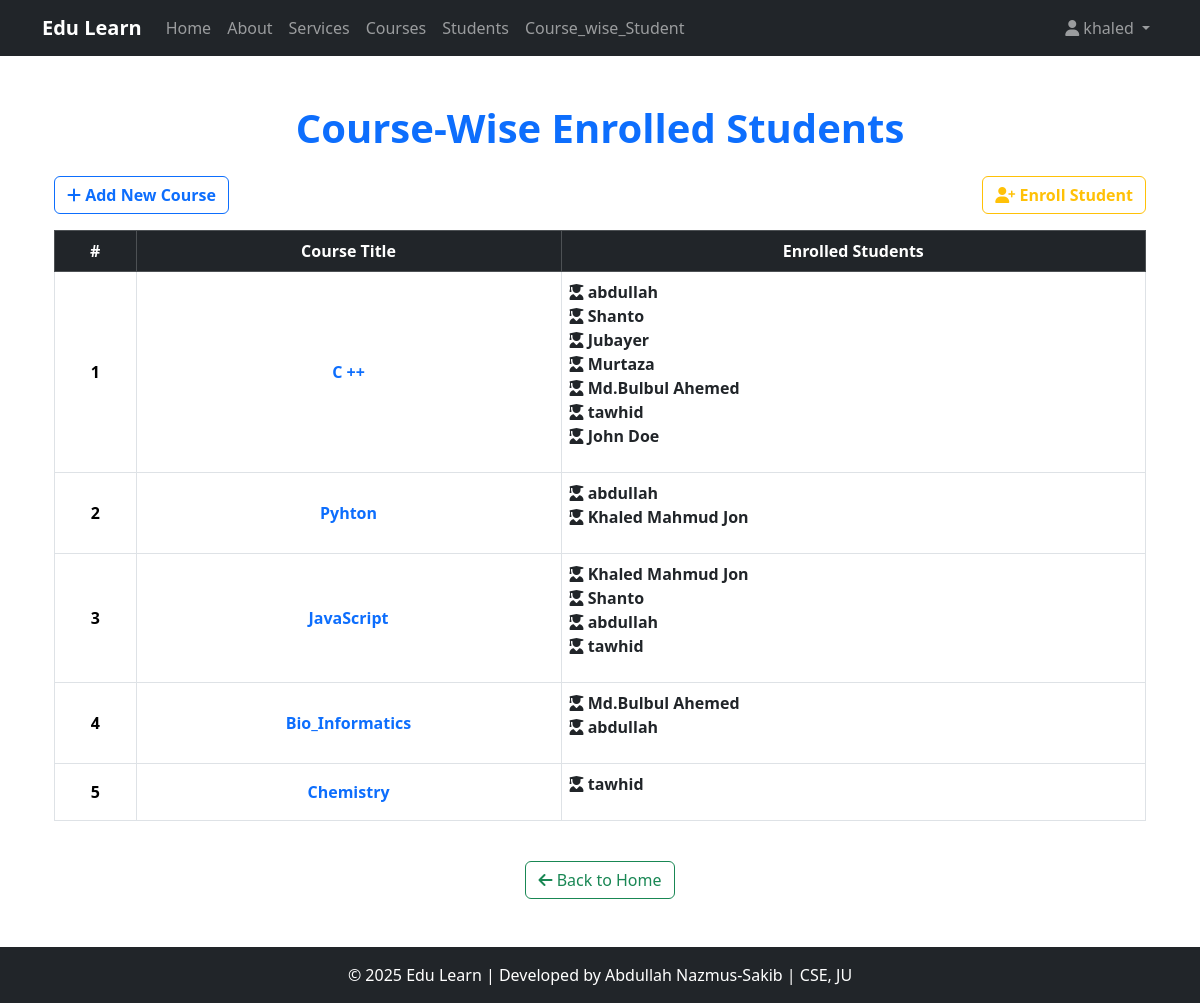
/Course_wise_Student/ (signed in), run on an earlier commit of the app's database.
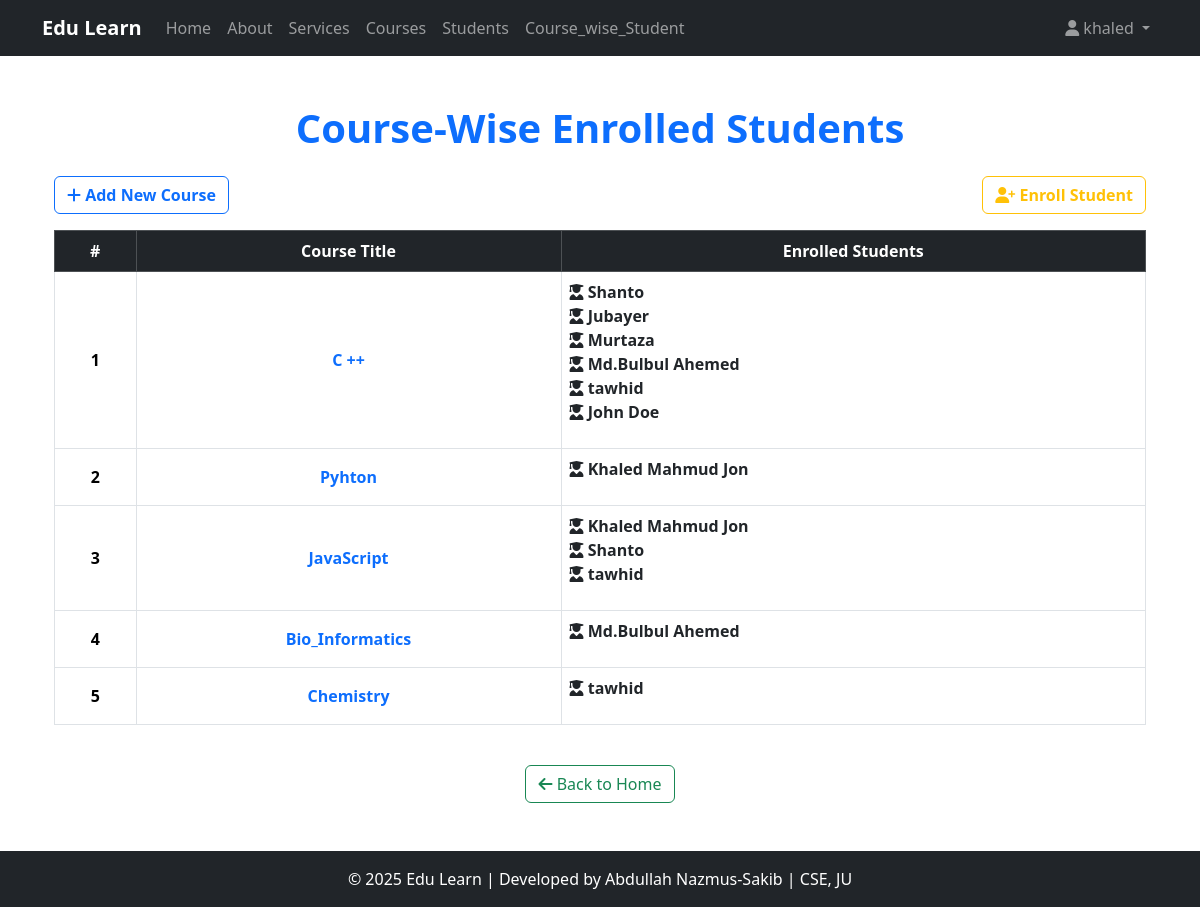
And on a later commit of the database.
### Course_app/models.py (models this page shows, shortened)
class Course(models.Model):
    title = models.CharField(max_length=25)
    descriptions = models.TextField()
    durations = models.IntegerField(help_text="Durations in hours")
    thumbnail = models.ImageField(upload_to="courses_thumbnail/", null=True, blank=True)
    created_at = models.DateTimeField(auto_now_add=True,null=True,blank=True)

class Student(models.Model):
    user = models.OneToOneField(User, on_delete=models.CASCADE,null=True,blank=True)
    name = models.CharField(max_length=30)
    roll = models.IntegerField()
    email = models.EmailField(max_length=60,unique=True)
    enrolled_courses = models.ManyToManyField(Course, related_name="students")  # ✅ Changed related_name to plural
    completed_lesson = models.ManyToManyField(Lesson,related_name='completed_by',blank=True)

### Course_app/views.py (the view)
# urls.py: path('Course_wise_Student/',views.Course_wise_Student,name='Course_wise_Student'),
@login_required(login_url='login_user')
def Course_wise_Student(request):
    courses = Course.objects.all()
    context = {
        'courses':courses
    }
    return render(request,"Course_app/Course_wise_Student.html",context)

### templates/Course_app/Course_wise_Student.html (shortened to what this page needs)
{% extends 'Course_app/base.html' %}
{% block content %}
<div class="container">
    <div class="text-center mb-4">
        <h1 class="fw-bold text-primary">Course-Wise Enrolled Students</h1>
    </div>
    <div class="d-flex justify-content-between">
        <a href="{% url 'create_course' %}" class="btn btn-outline-primary fw-bold mb-3">
            <i class="fas fa-plus"></i> Add New Course
        </a>
        <a href="{% url 'Enroll_student' %}" class="btn btn-outline-warning fw-bold mb-3">
            <i class="fas fa-user-plus"></i> Enroll Student
        </a>
    </div>
    <div class="table-responsive">
        <table class="table table-bordered table-hover text-center align-middle">
            <thead class="table-dark">
                <tr>
                    <th>#</th>
                    <th>Course Title</th>
                    <th>Enrolled Students</th>
                </tr>
            </thead>
            <tbody>
                {% for course in courses %}
                <tr>
                    <td class="fw-bold">{{ forloop.counter }}</td>
                    <td class="text-primary fw-semibold">{{ course.title }}</td>
                    <td>
                        {% if course.students.all %}
                            <ul class="list-unstyled text-start">
                                {% for student in course.students.all %}
                                <li>
                                    <a href="{% url 'individual_student_detail' student.id %}" class="text-decoration-none fw-bold text-dark">
                                        <i class="fas fa-user-graduate"></i> {{ student.name }}
                                    </a>
                                </li>
                                {% endfor %}
                            </ul>
                        {% else %}
                            <span class="text-muted">No students enrolled</span>
                        {% endif %}
                    </td>
                </tr>
                {% empty %}
                <tr>
                    <td colspan="4" class="text-center text-danger fw-bold">No courses found.</td>
                </tr>
                {% endfor %}
            </tbody>
        </table>
    </div>
    <div class="d-flex justify-content-center mt-4">
        <a href="{% url 'course_list' %}" class="btn btn-outline-success">
            <i class="fas fa-arrow-left"></i> Back to Home
        </a>
    </div>
</div>
{% endblock content %}

### templates/Course_app/base.html (shortened to what this page needs)
<!DOCTYPE html>
<html lang="en">
<head>
    {% load static %}
    <link href="https://cdn.jsdelivr.net/npm/bootstrap@5.3.3/dist/css/bootstrap.min.css" rel="stylesheet">
    <link rel="stylesheet" href="{% static 'Course_app/css/base.css' %}">
    <link rel="stylesheet" href="https://cdnjs.cloudflare.com/ajax/libs/font-awesome/6.7.2/css/all.min.css">
</head>
<body>
    {% include 'Course_app/navbar.html' %}
    <div class="container my-5 content-wrapper">
        {% block content %}{% endblock content %}
    </div>
    <footer class="bg-dark text-white text-center py-3">
        <p class="mb-0">&copy; 2025 Edu Learn | Developed by Abdullah Nazmus-Sakib | CSE, JU</p>
    </footer>
</body>
</html>

### templates/Course_app/navbar.html (shortened to what this page needs)
<nav class="navbar navbar-expand-lg navbar-dark bg-dark">
    <div class="container">
        <a class="navbar-brand fw-bold" href="{% url 'course_list' %}">Edu Learn</a>
        <div class="collapse navbar-collapse" id="navbarNav">
            <ul class="navbar-nav me-auto">
                <li class="nav-item">
                    <a class="nav-link {% if request.path == '/' %}active{% endif %}" href="{% url 'course_list' %}">Home</a>
                </li>
                <li class="nav-item">
                    <a class="nav-link" href="{% url 'about' %}">About</a>
                </li>
                <li class="nav-item">
                    <a class="nav-link" href="{% url 'services' %}">Services</a>
                </li>
                <li class="nav-item">
                    <a class="nav-link" href="{% url 'course_list' %}">Courses</a>
                </li>
                <li class="nav-item">
                    <a class="nav-link" href="{% url 'student_list' %}">Students</a>
                </li>
                <li class="nav-item">
                    <a class="nav-link" href="{% url 'Course_wise_Student' %}">Course_wise_Student</a>
                </li>
            </ul>
            <ul class="navbar-nav">
                <li class="nav-item dropdown">
                    <a class="nav-link dropdown-toggle" href="#" id="userDropdown" role="button" data-bs-toggle="dropdown" aria-expanded="false">
                        <i class="fas fa-user"></i>
                        {% if request.user.is_authenticated %}
                        {{ request.user.username }}
                        {% else %}
                            Account
                        {% endif %}
                    </a>
                </li>
            </ul>
        </div>
    </div>
</nav>

### static/Course_app/css/base.css (style rules this page uses)
html, body { height: 100%; }
body { display: flex; flex-direction: column; }
.content-wrapper { flex: 1; }
footer { margin-top: auto; }

What changed in the data, as far as the page shows it:
removed Student: name "abdullah"
